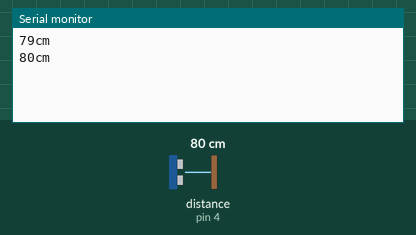
This sketch was run on a simulated Arduino Uno, built with avr-gcc and run on an emulated ATmega328P. On the bench: the last lines printed to the serial monitor. Wiring (inferred from the names in the program): ultrasonic range finder: trigger pin 5; echo pin 4. The inputs (shaded band) are chosen by the test bench; at power-on: distance to the obstacle (sensor on pin 4) 80 cm. The echo pulse lasts 58.3 µs per cm.

Above: at 2.8 s.
2.9 s: distance to the obstacle (sensor on pin 4) set to 2 cm
At 4.5 s:
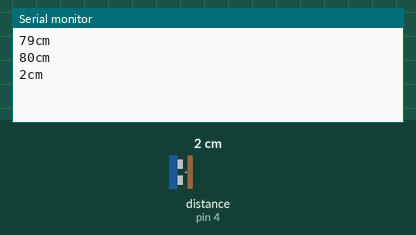
5.7 s: distance to the obstacle (sensor on pin 4) set to 4 cm
At 6.7 s:
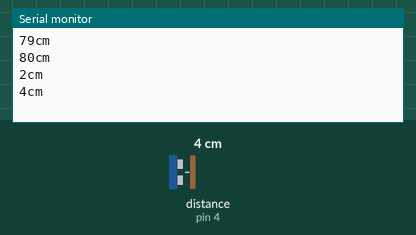
Timing chart, 0 to 8.7 s (numbered marks = the images above; inputs shaded):
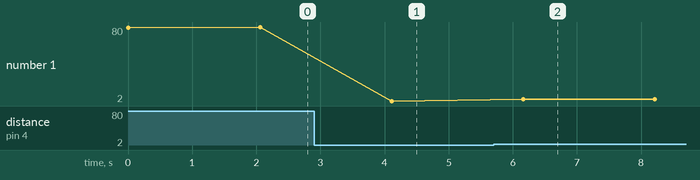

Measured:
- after the input at 2.9 s, the serial monitor: prints a new line after 1.2 s (image 1)
- after the input at 5.7 s, the serial monitor: prints a new line after 0.46 s (image 2)
- plotted number 1: 80 → 2 after the input at 2.9 s, 2 → 4 after the input at 5.7 s

The sketch:

UltrasonicAndLed.ino
```cpp
int trigPin = 5;    // Trigger
int echoPin = 4;    // Echo
int led = 8;    //led
long duration, cm, inches;
void setup() {
  //Serial Port begin
  Serial.begin (9600);
  //Define inputs and outputs
  pinMode(trigPin, OUTPUT);
  pinMode(echoPin, INPUT);
}
 void loop()
{
  // The sensor is triggered by a HIGH pulse of 10 or more microseconds.
  // Give a short LOW pulse beforehand to ensure a clean HIGH pulse:
  digitalWrite(trigPin, LOW);
  delayMicroseconds(2);
  digitalWrite(trigPin, HIGH);
  delayMicroseconds(10);
  digitalWrite(trigPin, LOW);
  // Read the signal from the sensor: a HIGH pulse whose
  // duration is the time (in microseconds) from the sending
  // of the ping to the reception of its echo off of an object.
  duration = pulseIn(echoPin, HIGH);
  // Convert the time into a distance
  cm = (duration/2) / 29.1;     // Divide by 29.1 or multiply by 0.0343
  //inches = (duration/2) / 74;   // Divide by 74 or multiply by 0.0135
  //Serial.print(inches);
  //Serial.print("in, ");
  Serial.print(cm);
  Serial.print("cm");
  Serial.println();
  delay(50);
if (cm>=2 && cm<=10)
digitalWrite(led, HIGH);
delay(1000);
digitalWrite(led, LOW);
delay(1000);
}
```
